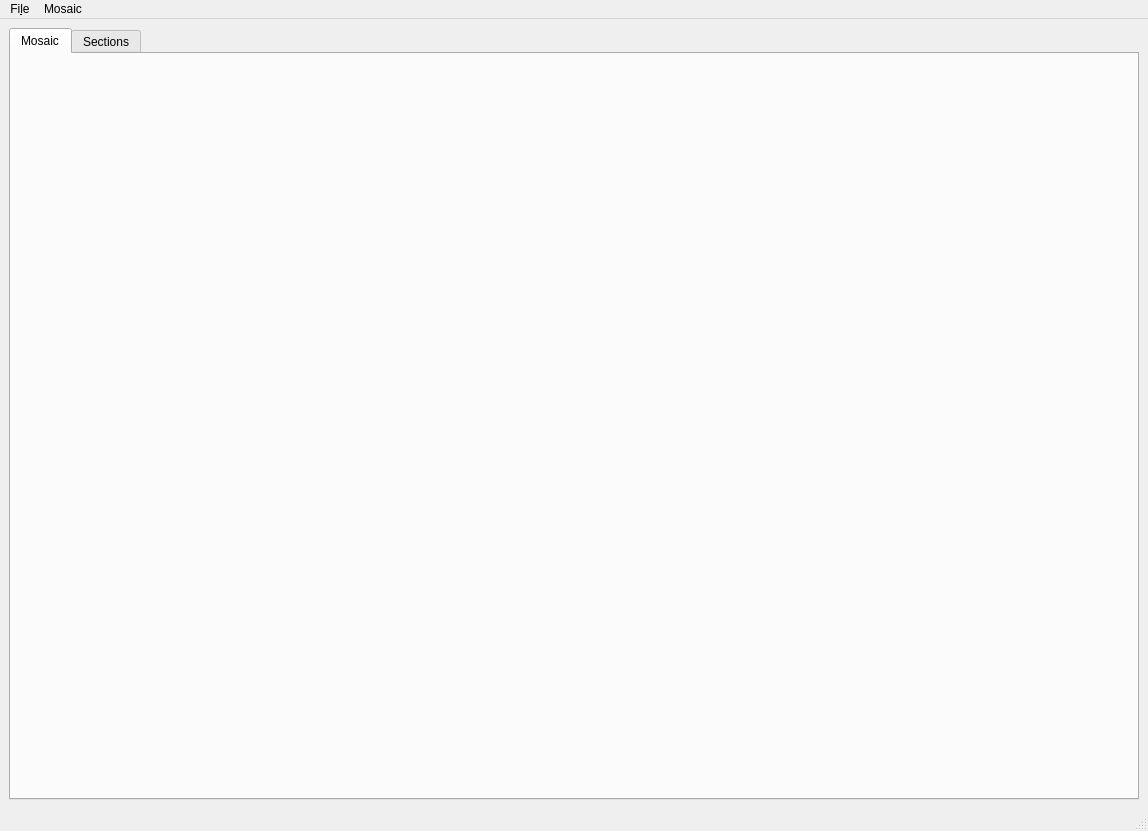
<?xml version="1.0" encoding="UTF-8"?>
<ui version="4.0">
 <class>MainWindow</class>
 <widget class="QMainWindow" name="MainWindow">
  <property name="geometry">
   <rect>
    <x>0</x>
    <y>0</y>
    <width>1148</width>
    <height>831</height>
   </rect>
  </property>
  <property name="windowTitle">
   <string>Steve</string>
  </property>
  <widget class="QWidget" name="centralwidget">
   <layout class="QHBoxLayout" name="horizontalLayout">
    <item>
     <widget class="QTabWidget" name="tabWidget">
      <property name="currentIndex">
       <number>0</number>
      </property>
      <widget class="QWidget" name="mosaicTab">
       <attribute name="title">
        <string>Mosaic</string>
       </attribute>
      </widget>
      <widget class="QWidget" name="sectionsTab">
       <attribute name="title">
        <string>Sections</string>
       </attribute>
      </widget>
     </widget>
    </item>
   </layout>
  </widget>
  <widget class="QMenuBar" name="menubar">
   <property name="geometry">
    <rect>
     <x>0</x>
     <y>0</y>
     <width>1148</width>
     <height>22</height>
    </rect>
   </property>
   <widget class="QMenu" name="menuFile">
    <property name="title">
     <string>Fi&amp;le</string>
    </property>
    <addaction name="actionSet_Working_Directory"/>
    <addaction name="separator"/>
    <addaction name="actionDelete_Images"/>
    <addaction name="actionLoad_Movies"/>
    <addaction name="actionLoad_Mosaic"/>
    <addaction name="actionLoad_Positions"/>
    <addaction name="actionSave_Mosaic"/>
    <addaction name="actionSave_Positions"/>
    <addaction name="actionSave_Snapshot"/>
    <addaction name="separator"/>
    <addaction name="actionQuit"/>
   </widget>
   <widget class="QMenu" name="menuMosaic">
    <property name="title">
     <string>Mosaic</string>
    </property>
    <addaction name="actionAdjust_Contrast"/>
   </widget>
   <addaction name="menuFile"/>
   <addaction name="menuMosaic"/>
  </widget>
  <widget class="QStatusBar" name="statusbar"/>
  <action name="actionQuit">
   <property name="text">
    <string>&amp;Quit (Ctrl+Q)</string>
   </property>
   <property name="shortcut">
    <string>Ctrl+Q</string>
   </property>
  </action>
  <action name="actionConnect">
   <property name="text">
    <string>Connect</string>
   </property>
  </action>
  <action name="actionDisconnect">
   <property name="text">
    <string>Disconnect</string>
   </property>
  </action>
  <action name="actionSave_Positions">
   <property name="text">
    <string>Sav&amp;e Positions</string>
   </property>
   <property name="shortcut">
    <string>Ctrl+T</string>
   </property>
  </action>
  <action name="actionSave_Mosaic">
   <property name="text">
    <string>Sa&amp;ve Mosaic</string>
   </property>
   <property name="shortcut">
    <string>Ctrl+S</string>
   </property>
  </action>
  <action name="actionSet_Working_Directory">
   <property name="text">
    <string>&amp;Set Working Directory</string>
   </property>
  </action>
  <action name="actionLoad_Mosaic">
   <property name="text">
    <string>Load &amp;Mosaic</string>
   </property>
   <property name="shortcut">
    <string>Ctrl+M</string>
   </property>
  </action>
  <action name="actionDelete_Images">
   <property name="text">
    <string>&amp;Delete Images</string>
   </property>
   <property name="shortcut">
    <string>Ctrl+D</string>
   </property>
  </action>
  
    <action name="actionMake_Mask">
   <property name="text">
    <string>&amp;Make Mask</string>
   </property>
  </action>
  
  <action name="actionLoad_Positions">
   <property name="text">
    <string>Load &amp;Positions</string>
   </property>
   <property name="shortcut">
    <string>Ctrl+P</string>
   </property>
  </action>
  <action name="actionSave_Snapshot">
   <property name="text">
    <string>Save S&amp;napshot</string>
   </property>
   <property name="shortcut">
    <string>Ctrl+I</string>
   </property>
  </action>
  <action name="actionLoad_Movies">
   <property name="text">
    <string>&amp;Load Movie(s)</string>
   </property>
   <property name="shortcut">
    <string>Ctrl+L</string>
   </property>
  </action>
  <action name="actionLoad_Dax_By_Pattern">
   <property name="text">
    <string>Load Dax By Pattern</string>
   </property>
  </action>
  <action name="actionAdjust_Contrast">
   <property name="text">
    <string>Adjust Contrast</string>
   </property>
  </action>
 </widget>
 <resources/>
 <connections/>
</ui>
